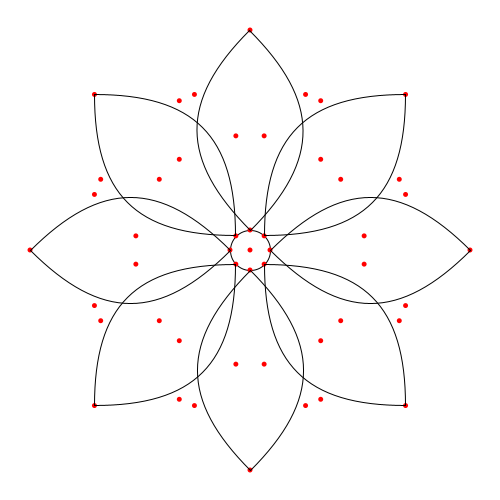
Frame 1 (no input)
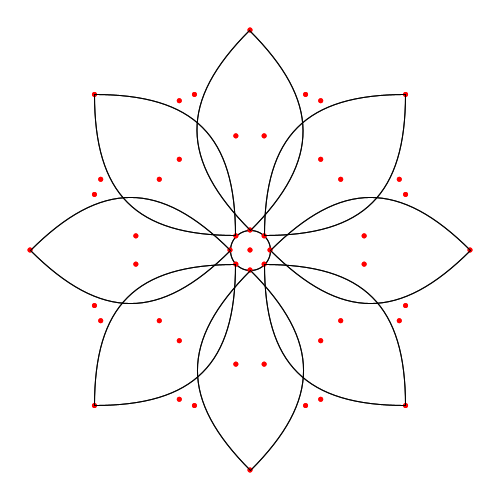
Frame 2 (the mouse pressed at the canvas centre, redrawn once)

The Processing sketch that drew these frames (run headless with seeded random() and noise(); the mouse was pressed at the canvas centre and the sketch redrawn once):

// Processing sketch: processing_9778
// ── processing_9778.pde

/*

 Title: Flower Maker
 Author: Ray Elder
 Version: 2.0
 Date: 17 May 2010
 Modified: 14 January 2014
 Description: Function to draw multiple flowers without using translate().

*/

Boolean verbose = true;       // set verbose to false to remove points and control points
int radius = 20;              // sets the center radius of the flower
int totalPetals = 8;
float petalLength = 200;
int controlPointDiameter = 5;

void setup() {
  size(500, 500);
  background(255);
  smooth();
  noLoop();
}

void draw() {
  drawFlower(width/2, height/2);
}

void drawFlower(int centerX, int centerY) {

  float pX = 0.0;
  float pY = 0.0;
  int diameter = radius * 2;

  if (verbose) {
    // if true draw center point
    noStroke();
    fill(255, 0, 0);
    ellipse(centerX, centerY, controlPointDiameter, controlPointDiameter);
  }

  // draw center ellipse of the flower
  noFill();
  stroke(0);
  ellipse(centerX, centerY, diameter, diameter);

  // reset starting angle to 0 degrees
  float angle = 0.0;

  // draw petals around the center ellipse of the flower
  for (int c = 0; c < totalPetals; c++)  {

    // calculate starting point
    pX = centerX + cos(radians(angle)) * radius;
    pY = centerY + sin(radians(angle)) * radius;

    // call drawPetal function to calculate control points and set bezierVertices
    drawPetal(pX, pY, angle);

    // increment angle based on total number of petals
    angle -= (360 / totalPetals);
  }
}

void drawPetal(float startX, float startY, float angle) {

  // set offset for control points
  float bezierDiff = petalLength / 2;

  // set angle for start's control points
  float startAngleTop = angle - 45;
  float startAngleBottom = angle + 45;

  // set angle for end's control points
  float endAngleTop = angle - 135;
  float endAngleBottom = angle + 135;

  // calculate start's top control point
  float startAngleTopX = startX + cos(radians(startAngleTop))*bezierDiff;
  float startAngleTopY = startY + sin(radians(startAngleTop))*bezierDiff;

  // calculate start's bottom control point 
  float startAngleBottomX = startX + cos(radians(startAngleBottom))*bezierDiff;
  float startAngleBottomY = startY + sin(radians(startAngleBottom))*bezierDiff;

  // calculate end point
  float endX = startX + cos(radians(angle))*petalLength;
  float endY = startY + sin(radians(angle))*petalLength; 

  // calculate end's top control point 
  float endAngleTopX = endX + cos(radians(endAngleTop))*bezierDiff;
  float endAngleTopY = endY + sin(radians(endAngleTop))*bezierDiff;

  // calculate end's bottom control point 
  float endAngleBottomX = endX + cos(radians(endAngleBottom))*bezierDiff;
  float endAngleBottomY = endY + sin(radians(endAngleBottom))*bezierDiff;

  if (verbose) {
    // if true draw point and control points
    noStroke();
    fill(255,0,0);
    ellipse(startX, startY, controlPointDiameter, controlPointDiameter);
    ellipse(startAngleTopX, startAngleTopY, controlPointDiameter, controlPointDiameter);
    ellipse(startAngleBottomX, startAngleBottomY, controlPointDiameter, controlPointDiameter);
    ellipse(endAngleTopX, endAngleTopY, controlPointDiameter, controlPointDiameter);
    ellipse(endAngleBottomX, endAngleBottomY, controlPointDiameter, controlPointDiameter);
    ellipse(endX, endY, controlPointDiameter, controlPointDiameter);
    noFill();
    stroke(0);
  }

  // draw petal shape with points and control points
  beginShape();
  vertex(startX, startY);
  bezierVertex(startAngleTopX, startAngleTopY, endAngleTopX, endAngleTopY, endX, endY);
  bezierVertex(endAngleBottomX, endAngleBottomY, startAngleBottomX, startAngleBottomY, startX, startY);
  endShape();
}

// create PNG image of complete flower
void keyPressed() {
  if (key =='c' || key == 'C') {
    save ("flower_maker_v2.png");
  }
}
